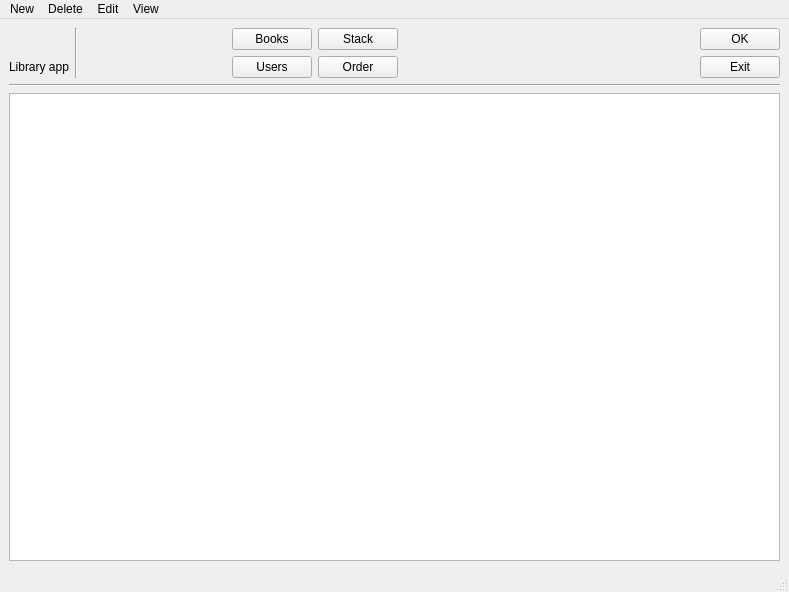
<?xml version="1.0" encoding="UTF-8"?>
<ui version="4.0">
 <class>MainWindow</class>
 <widget class="QMainWindow" name="MainWindow">
  <property name="windowModality">
   <enum>Qt::NonModal</enum>
  </property>
  <property name="geometry">
   <rect>
    <x>0</x>
    <y>0</y>
    <width>789</width>
    <height>592</height>
   </rect>
  </property>
  <property name="windowTitle">
   <string>MainWindow</string>
  </property>
  <widget class="QWidget" name="centralwidget">
   <layout class="QGridLayout" name="gridLayout">
    <item row="0" column="0">
     <layout class="QVBoxLayout" name="verticalLayout_4">
      <item>
       <layout class="QHBoxLayout" name="HL_top">
        <item>
         <layout class="QVBoxLayout" name="details_box">
          <item alignment="Qt::AlignHCenter">
           <widget class="QLabel" name="logo">
            <property name="maximumSize">
             <size>
              <width>200</width>
              <height>200</height>
             </size>
            </property>
            <property name="text">
             <string>&lt;html&gt;&lt;head/&gt;&lt;body&gt;&lt;p&gt;&lt;img src=&quot;:/mainlogo/logo.png&quot;/&gt;&lt;/p&gt;&lt;/body&gt;&lt;/html&gt;</string>
            </property>
           </widget>
          </item>
          <item alignment="Qt::AlignHCenter">
           <widget class="QLabel" name="text">
            <property name="maximumSize">
             <size>
              <width>200</width>
              <height>200</height>
             </size>
            </property>
            <property name="text">
             <string>Library app</string>
            </property>
           </widget>
          </item>
         </layout>
        </item>
        <item>
         <widget class="Line" name="line">
          <property name="orientation">
           <enum>Qt::Vertical</enum>
          </property>
         </widget>
        </item>
        <item>
         <spacer name="horizontalSpacer_5">
          <property name="orientation">
           <enum>Qt::Horizontal</enum>
          </property>
          <property name="sizeHint" stdset="0">
           <size>
            <width>40</width>
            <height>20</height>
           </size>
          </property>
         </spacer>
        </item>
        <item>
         <layout class="QVBoxLayout" name="actions_box_1">
          <item>
           <widget class="QPushButton" name="butt_books">
            <property name="cursor">
             <cursorShape>PointingHandCursor</cursorShape>
            </property>
            <property name="text">
             <string>Books</string>
            </property>
           </widget>
          </item>
          <item>
           <widget class="QPushButton" name="butt_users">
            <property name="cursor">
             <cursorShape>PointingHandCursor</cursorShape>
            </property>
            <property name="text">
             <string>Users</string>
            </property>
           </widget>
          </item>
         </layout>
        </item>
        <item>
         <layout class="QVBoxLayout" name="actions_box_2">
          <item>
           <widget class="QPushButton" name="butt_stack">
            <property name="cursor">
             <cursorShape>PointingHandCursor</cursorShape>
            </property>
            <property name="text">
             <string>Stack</string>
            </property>
           </widget>
          </item>
          <item>
           <widget class="QPushButton" name="butt_order">
            <property name="text">
             <string>Order</string>
            </property>
           </widget>
          </item>
         </layout>
        </item>
        <item>
         <spacer name="horizontalSpacer_3">
          <property name="orientation">
           <enum>Qt::Horizontal</enum>
          </property>
          <property name="sizeHint" stdset="0">
           <size>
            <width>40</width>
            <height>20</height>
           </size>
          </property>
         </spacer>
        </item>
        <item>
         <spacer name="horizontalSpacer_6">
          <property name="orientation">
           <enum>Qt::Horizontal</enum>
          </property>
          <property name="sizeHint" stdset="0">
           <size>
            <width>40</width>
            <height>20</height>
           </size>
          </property>
         </spacer>
        </item>
        <item>
         <layout class="QVBoxLayout" name="VL_state">
          <item>
           <widget class="QPushButton" name="butt_ok">
            <property name="text">
             <string>OK</string>
            </property>
           </widget>
          </item>
          <item>
           <widget class="QPushButton" name="butt_exit">
            <property name="text">
             <string>Exit</string>
            </property>
           </widget>
          </item>
         </layout>
        </item>
       </layout>
      </item>
      <item>
       <widget class="Line" name="line_2">
        <property name="orientation">
         <enum>Qt::Horizontal</enum>
        </property>
       </widget>
      </item>
      <item>
       <widget class="QTableView" name="tableView"/>
      </item>
     </layout>
    </item>
   </layout>
  </widget>
  <widget class="QMenuBar" name="menubar">
   <property name="geometry">
    <rect>
     <x>0</x>
     <y>0</y>
     <width>789</width>
     <height>37</height>
    </rect>
   </property>
   <widget class="QMenu" name="menuNew">
    <property name="title">
     <string>New</string>
    </property>
    <addaction name="actionNewBook"/>
    <addaction name="actionNewUser"/>
    <addaction name="actionNewOrder"/>
    <addaction name="actionNewStack"/>
   </widget>
   <widget class="QMenu" name="menuDelete">
    <property name="title">
     <string>Delete</string>
    </property>
    <addaction name="actionDeleteBook"/>
    <addaction name="actionDeleteUser"/>
    <addaction name="actionDeleteOrder"/>
    <addaction name="actionDeleteStack"/>
   </widget>
   <widget class="QMenu" name="menuEdit">
    <property name="title">
     <string>Edit</string>
    </property>
    <addaction name="actionEditBook"/>
    <addaction name="actionEditUser"/>
    <addaction name="actionEditOrder"/>
    <addaction name="actionEditStack"/>
   </widget>
   <widget class="QMenu" name="menuView">
    <property name="title">
     <string>View</string>
    </property>
    <addaction name="actionViewBook"/>
    <addaction name="actionViewUser"/>
    <addaction name="actionViewOrder"/>
    <addaction name="actionViewStack"/>
   </widget>
   <addaction name="menuNew"/>
   <addaction name="menuDelete"/>
   <addaction name="menuEdit"/>
   <addaction name="menuView"/>
  </widget>
  <widget class="QStatusBar" name="statusbar">
   <property name="autoFillBackground">
    <bool>false</bool>
   </property>
   <property name="sizeGripEnabled">
    <bool>true</bool>
   </property>
  </widget>
  <action name="actionNewBook">
   <property name="text">
    <string>Book</string>
   </property>
  </action>
  <action name="actionNewUser">
   <property name="text">
    <string>User</string>
   </property>
  </action>
  <action name="actionDeleteBook">
   <property name="text">
    <string>Book</string>
   </property>
  </action>
  <action name="actionDeleteUser">
   <property name="text">
    <string>User</string>
   </property>
  </action>
  <action name="actionEditBook">
   <property name="text">
    <string>Book</string>
   </property>
  </action>
  <action name="actionEditUser">
   <property name="text">
    <string>User</string>
   </property>
  </action>
  <action name="actionNewOrder">
   <property name="text">
    <string>Order</string>
   </property>
  </action>
  <action name="actionDeleteOrder">
   <property name="text">
    <string>Order</string>
   </property>
  </action>
  <action name="actionDeleteStack">
   <property name="text">
    <string>Stack</string>
   </property>
  </action>
  <action name="actionNewStack">
   <property name="text">
    <string>Stack</string>
   </property>
  </action>
  <action name="actionEditOrder">
   <property name="text">
    <string>Order</string>
   </property>
  </action>
  <action name="actionEditStack">
   <property name="text">
    <string>Stack</string>
   </property>
  </action>
  <action name="actionViewBook">
   <property name="text">
    <string>Book</string>
   </property>
  </action>
  <action name="actionViewUser">
   <property name="text">
    <string>User</string>
   </property>
  </action>
  <action name="actionViewOrder">
   <property name="text">
    <string>Order</string>
   </property>
  </action>
  <action name="actionViewStack">
   <property name="text">
    <string>Stack</string>
   </property>
  </action>
 </widget>
 <resources>
  <include location="figure.qrc"/>
 </resources>
 <connections/>
</ui>
